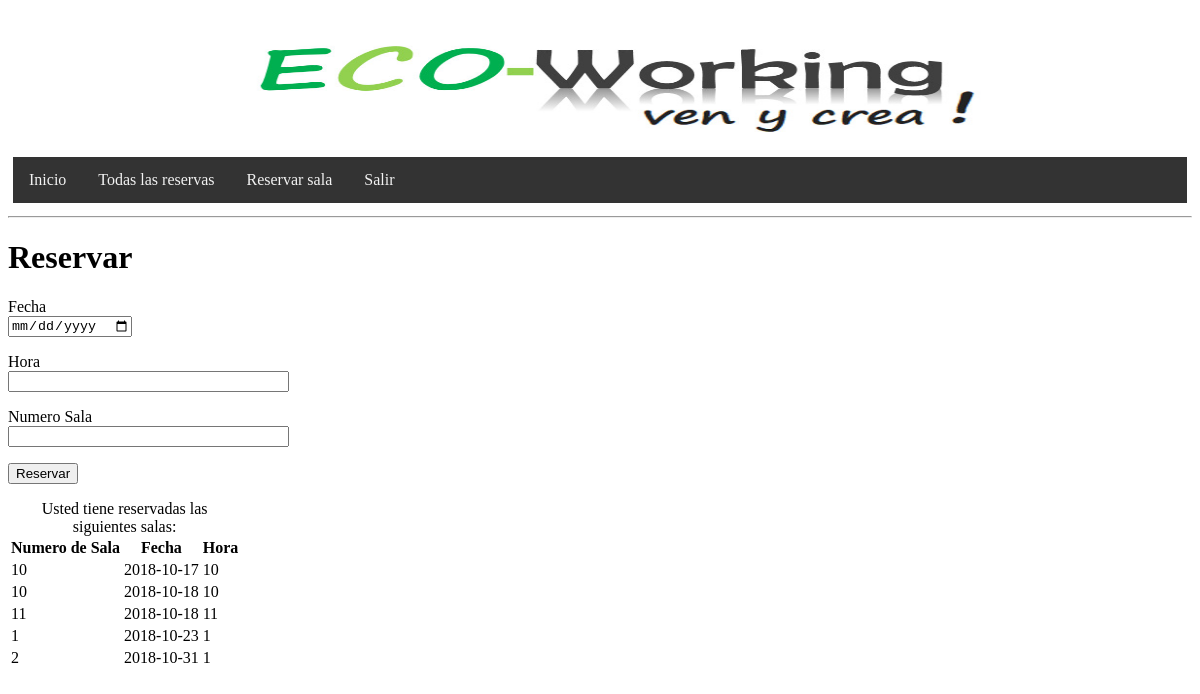
Page /reservar (signed in) on the committed database.
### app/models.py (models this page shows)
class Sala(db.Model):
    id = db.Column(db.Integer, primary_key=True)
    numero = db.Column(db.Integer, index=True)
    fecha = db.Column(db.Date)
    hora = db.Column(db.String(100))
    user_id = db.Column(db.Integer, db.ForeignKey('user.id'))

### app/routes.py (the view, shortened to what this page needs)
@app.route("/reservar", methods=['GET', 'POST'])
@login_required
def reservar():
	form = ReservarForm()
	salas = current_user.salas_reservadas(current_user.get_id())
	return render_template("reservar.html", form=form, salas=salas)

### app/forms.py
class ReservarForm(FlaskForm):
    fecha = DateField("Fecha", format='%Y-%m-%d', validators=[DataRequired()])
    hour = StringField("Hora", validators=[DataRequired()])
    numero = StringField("Numero Sala", validators=[DataRequired()])
    submit = SubmitField("Reservar")

### app/models.py (called while the page is built)
@login.user_loader
def user_loader(id):
    return User.query.get(int(id))

    def get_id(self):
        return self.id

    def salas_reservadas(self, el_id):
        return Sala.query.filter_by(user_id=el_id)

### app/templates/reservar.html (shortened to what this page needs)
{% extends "base.html" %}
{% block content %}
<h1>Reservar</h1>
<form action="" method="post">
    <p>
        {{ form.fecha.label }}<br>
        {{ form.fecha(class='datepicker') }}
    </p>
    <p>
        {{ form.hour.label }}<br>
        {{ form.hour(size=32) }}
    </p>
    <p>
        {{ form.numero.label }}<br>
        {{ form.numero(size=32) }}
    </p>
    <p>{{ form.submit() }}</p>
    </form>
{% if salas %}
<table>
   <caption>Usted tiene reservadas las siguientes salas:</caption>
    <tr>
       <th>Numero de Sala</th>
       <th>Fecha</th>
       <th>Hora</th>
   </tr>
    {% for sala in salas%}
    <tr>
       <td>{{ sala.numero }}</td>
       <td>{{ sala.fecha }}</td>
       <td>{{ sala.hora }}</td>
   </tr>
    {% endfor %}
</table>
{% else %}
<h3>No tiene ninguna sala reservada</h3>
{% endif %}
{% endblock %}

### rows in the picture
Sala: numero "10", fecha "2018-10-17", hora "10"
Sala: numero "10", fecha "2018-10-18", hora "10"
Sala: numero "11", fecha "2018-10-18", hora "11"
Sala: numero "1", fecha "2018-10-23", hora "1"
Sala: numero "2", fecha "2018-10-31", hora "1"
